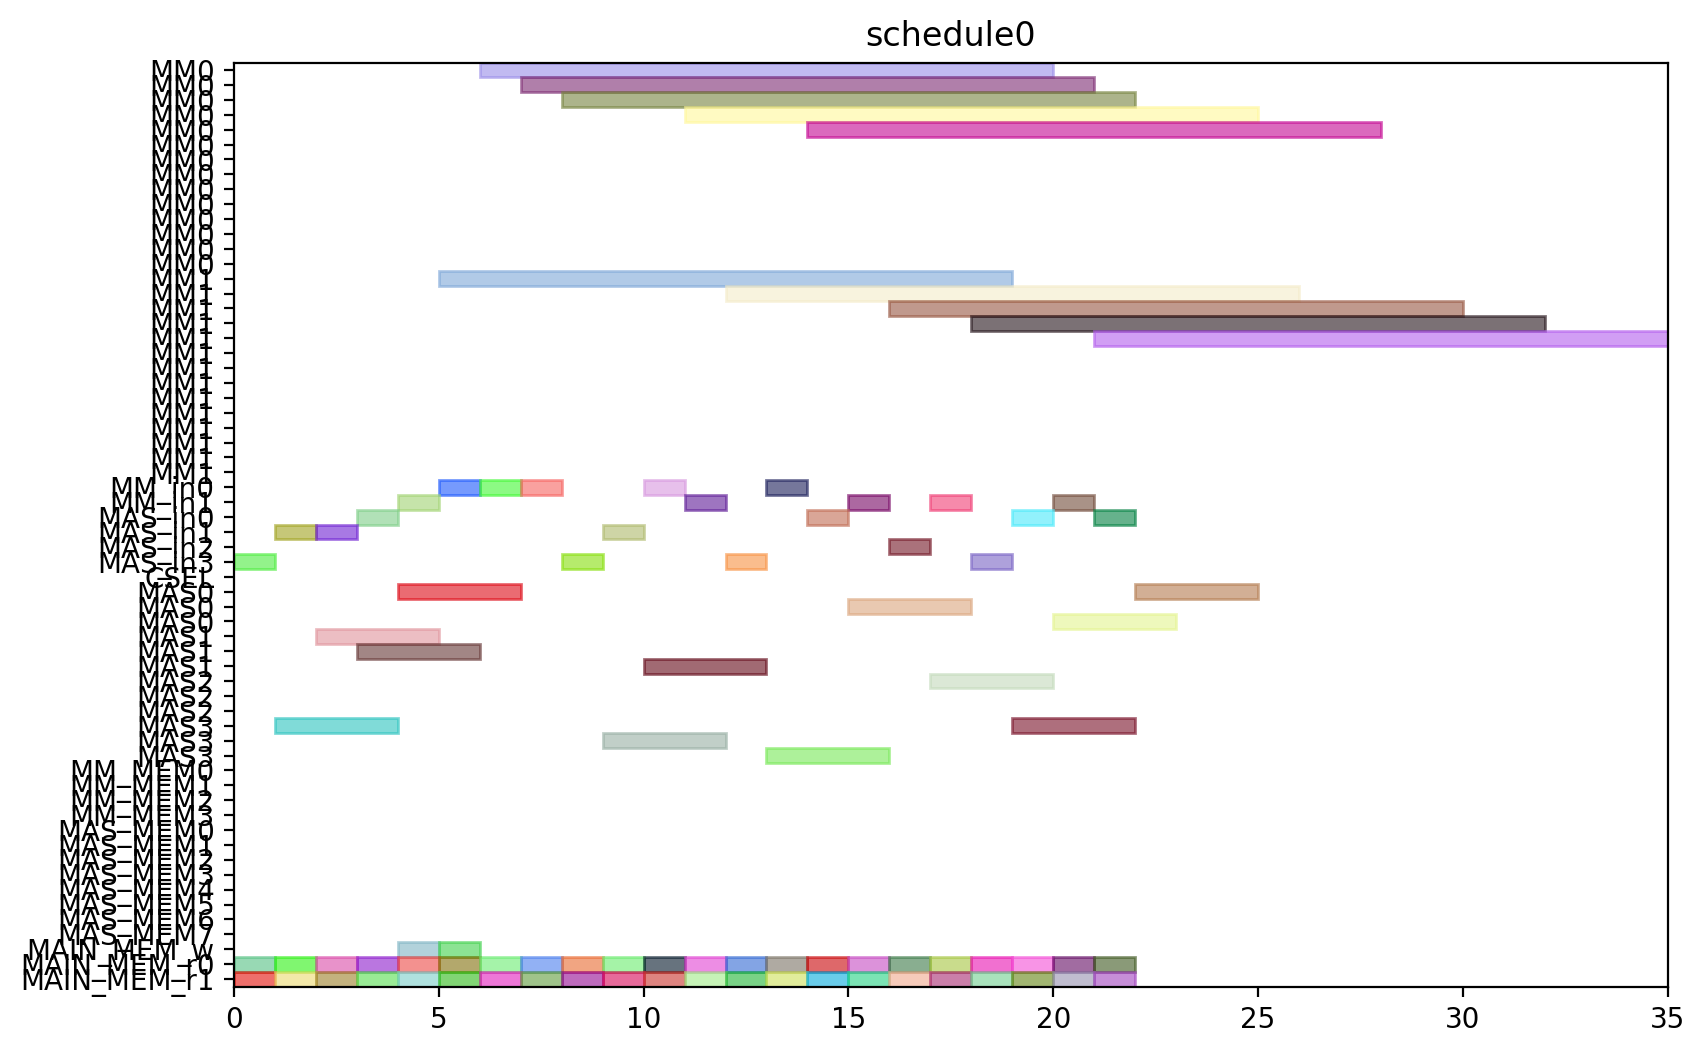

The script that drew this image:
from pyschedule import Scenario, solvers, plotters, alt


def solve():
	horizon = 120
	S = Scenario("schedule0", horizon=horizon)

	# resource
	MM = S.Resources('MM', num=2, size=14)
	MM_in = S.Resources('MM_in', num=2)
	MAS_in = S.Resources('MAS_in', num=4)
	CSEL = S.Resource('CSEL')
	MAS = S.Resources('MAS', num=4, size=3, periods=range(1, horizon))
	MM_MEM = S.Resources('MM_MEM', num=4)
	MAS_MEM = S.Resources('MAS_MEM', num=8)
	MAIN_MEM_w = S.Resource('MAIN_MEM_w', size=1)
	MAIN_MEM_r = S.Resources('MAIN_MEM_r', num=2)

	# result of previous scheduling

	# new tasks
	c10_t0 = S.Task('c10_t0', length=14, delay_cost=1)
	c10_t0 += alt(MM)
	c10_t0_in = S.Task('c10_t0_in', length=1, delay_cost=1)
	c10_t0_in += alt(MM_in)
	S += c10_t0_in*MM_in[0]<=c10_t0*MM[0]
	S += c10_t0_in*MM_in[1]<=c10_t0*MM[1]
	c10_t0_mem0 = S.Task('c10_t0_mem0', length=1, delay_cost=1)
	c10_t0_mem0 += MAIN_MEM_r[0]
	S += c10_t0_mem0 <= c10_t0

	c10_t0_mem1 = S.Task('c10_t0_mem1', length=1, delay_cost=1)
	c10_t0_mem1 += MAIN_MEM_r[1]
	S += c10_t0_mem1 <= c10_t0

	c10_t1 = S.Task('c10_t1', length=14, delay_cost=1)
	c10_t1 += alt(MM)
	c10_t1_in = S.Task('c10_t1_in', length=1, delay_cost=1)
	c10_t1_in += alt(MM_in)
	S += c10_t1_in*MM_in[0]<=c10_t1*MM[0]
	S += c10_t1_in*MM_in[1]<=c10_t1*MM[1]
	c10_t1_mem0 = S.Task('c10_t1_mem0', length=1, delay_cost=1)
	c10_t1_mem0 += MAIN_MEM_r[0]
	S += c10_t1_mem0 <= c10_t1

	c10_t1_mem1 = S.Task('c10_t1_mem1', length=1, delay_cost=1)
	c10_t1_mem1 += MAIN_MEM_r[1]
	S += c10_t1_mem1 <= c10_t1

	c10_t2 = S.Task('c10_t2', length=3, delay_cost=1)
	c10_t2 += alt(MAS)
	c10_t2_in = S.Task('c10_t2_in', length=1, delay_cost=1)
	c10_t2_in += alt(MAS_in)
	S += c10_t2_in*MAS_in[0]<=c10_t2*MAS[0]

	S += c10_t2_in*MAS_in[1]<=c10_t2*MAS[1]

	S += c10_t2_in*MAS_in[2]<=c10_t2*MAS[2]

	S += c10_t2_in*MAS_in[3]<=c10_t2*MAS[3]

	c10_t2_mem0 = S.Task('c10_t2_mem0', length=1, delay_cost=1)
	c10_t2_mem0 += MAIN_MEM_r[0]
	S += c10_t2_mem0 <= c10_t2

	c10_t2_mem1 = S.Task('c10_t2_mem1', length=1, delay_cost=1)
	c10_t2_mem1 += MAIN_MEM_r[1]
	S += c10_t2_mem1 <= c10_t2

	c10_t3 = S.Task('c10_t3', length=3, delay_cost=1)
	c10_t3 += alt(MAS)
	c10_t3_in = S.Task('c10_t3_in', length=1, delay_cost=1)
	c10_t3_in += alt(MAS_in)
	S += c10_t3_in*MAS_in[0]<=c10_t3*MAS[0]

	S += c10_t3_in*MAS_in[1]<=c10_t3*MAS[1]

	S += c10_t3_in*MAS_in[2]<=c10_t3*MAS[2]

	S += c10_t3_in*MAS_in[3]<=c10_t3*MAS[3]

	c10_t3_mem0 = S.Task('c10_t3_mem0', length=1, delay_cost=1)
	c10_t3_mem0 += MAIN_MEM_r[0]
	S += c10_t3_mem0 <= c10_t3

	c10_t3_mem1 = S.Task('c10_t3_mem1', length=1, delay_cost=1)
	c10_t3_mem1 += MAIN_MEM_r[1]
	S += c10_t3_mem1 <= c10_t3

	c20_t0 = S.Task('c20_t0', length=14, delay_cost=1)
	c20_t0 += alt(MM)
	c20_t0_in = S.Task('c20_t0_in', length=1, delay_cost=1)
	c20_t0_in += alt(MM_in)
	S += c20_t0_in*MM_in[0]<=c20_t0*MM[0]
	S += c20_t0_in*MM_in[1]<=c20_t0*MM[1]
	c20_t0_mem0 = S.Task('c20_t0_mem0', length=1, delay_cost=1)
	c20_t0_mem0 += MAIN_MEM_r[0]
	S += c20_t0_mem0 <= c20_t0

	c20_t0_mem1 = S.Task('c20_t0_mem1', length=1, delay_cost=1)
	c20_t0_mem1 += MAIN_MEM_r[1]
	S += c20_t0_mem1 <= c20_t0

	c20_t1 = S.Task('c20_t1', length=14, delay_cost=1)
	c20_t1 += alt(MM)
	c20_t1_in = S.Task('c20_t1_in', length=1, delay_cost=1)
	c20_t1_in += alt(MM_in)
	S += c20_t1_in*MM_in[0]<=c20_t1*MM[0]
	S += c20_t1_in*MM_in[1]<=c20_t1*MM[1]
	c20_t1_mem0 = S.Task('c20_t1_mem0', length=1, delay_cost=1)
	c20_t1_mem0 += MAIN_MEM_r[0]
	S += c20_t1_mem0 <= c20_t1

	c20_t1_mem1 = S.Task('c20_t1_mem1', length=1, delay_cost=1)
	c20_t1_mem1 += MAIN_MEM_r[1]
	S += c20_t1_mem1 <= c20_t1

	c20_t2 = S.Task('c20_t2', length=3, delay_cost=1)
	c20_t2 += alt(MAS)
	c20_t2_in = S.Task('c20_t2_in', length=1, delay_cost=1)
	c20_t2_in += alt(MAS_in)
	S += c20_t2_in*MAS_in[0]<=c20_t2*MAS[0]

	S += c20_t2_in*MAS_in[1]<=c20_t2*MAS[1]

	S += c20_t2_in*MAS_in[2]<=c20_t2*MAS[2]

	S += c20_t2_in*MAS_in[3]<=c20_t2*MAS[3]

	c20_t2_mem0 = S.Task('c20_t2_mem0', length=1, delay_cost=1)
	c20_t2_mem0 += MAIN_MEM_r[0]
	S += c20_t2_mem0 <= c20_t2

	c20_t2_mem1 = S.Task('c20_t2_mem1', length=1, delay_cost=1)
	c20_t2_mem1 += MAIN_MEM_r[1]
	S += c20_t2_mem1 <= c20_t2

	c20_t3 = S.Task('c20_t3', length=3, delay_cost=1)
	c20_t3 += alt(MAS)
	c20_t3_in = S.Task('c20_t3_in', length=1, delay_cost=1)
	c20_t3_in += alt(MAS_in)
	S += c20_t3_in*MAS_in[0]<=c20_t3*MAS[0]

	S += c20_t3_in*MAS_in[1]<=c20_t3*MAS[1]

	S += c20_t3_in*MAS_in[2]<=c20_t3*MAS[2]

	S += c20_t3_in*MAS_in[3]<=c20_t3*MAS[3]

	c20_t3_mem0 = S.Task('c20_t3_mem0', length=1, delay_cost=1)
	c20_t3_mem0 += MAIN_MEM_r[0]
	S += c20_t3_mem0 <= c20_t3

	c20_t3_mem1 = S.Task('c20_t3_mem1', length=1, delay_cost=1)
	c20_t3_mem1 += MAIN_MEM_r[1]
	S += c20_t3_mem1 <= c20_t3

	c01_t0 = S.Task('c01_t0', length=14, delay_cost=1)
	c01_t0 += alt(MM)
	c01_t0_in = S.Task('c01_t0_in', length=1, delay_cost=1)
	c01_t0_in += alt(MM_in)
	S += c01_t0_in*MM_in[0]<=c01_t0*MM[0]
	S += c01_t0_in*MM_in[1]<=c01_t0*MM[1]
	c01_t0_mem0 = S.Task('c01_t0_mem0', length=1, delay_cost=1)
	c01_t0_mem0 += MAIN_MEM_r[0]
	S += c01_t0_mem0 <= c01_t0

	c01_t0_mem1 = S.Task('c01_t0_mem1', length=1, delay_cost=1)
	c01_t0_mem1 += MAIN_MEM_r[1]
	S += c01_t0_mem1 <= c01_t0

	c01_t1 = S.Task('c01_t1', length=14, delay_cost=1)
	c01_t1 += alt(MM)
	c01_t1_in = S.Task('c01_t1_in', length=1, delay_cost=1)
	c01_t1_in += alt(MM_in)
	S += c01_t1_in*MM_in[0]<=c01_t1*MM[0]
	S += c01_t1_in*MM_in[1]<=c01_t1*MM[1]
	c01_t1_mem0 = S.Task('c01_t1_mem0', length=1, delay_cost=1)
	c01_t1_mem0 += MAIN_MEM_r[0]
	S += c01_t1_mem0 <= c01_t1

	c01_t1_mem1 = S.Task('c01_t1_mem1', length=1, delay_cost=1)
	c01_t1_mem1 += MAIN_MEM_r[1]
	S += c01_t1_mem1 <= c01_t1

	c01_t2 = S.Task('c01_t2', length=3, delay_cost=1)
	c01_t2 += alt(MAS)
	c01_t2_in = S.Task('c01_t2_in', length=1, delay_cost=1)
	c01_t2_in += alt(MAS_in)
	S += c01_t2_in*MAS_in[0]<=c01_t2*MAS[0]

	S += c01_t2_in*MAS_in[1]<=c01_t2*MAS[1]

	S += c01_t2_in*MAS_in[2]<=c01_t2*MAS[2]

	S += c01_t2_in*MAS_in[3]<=c01_t2*MAS[3]

	c01_t2_mem0 = S.Task('c01_t2_mem0', length=1, delay_cost=1)
	c01_t2_mem0 += MAIN_MEM_r[0]
	S += c01_t2_mem0 <= c01_t2

	c01_t2_mem1 = S.Task('c01_t2_mem1', length=1, delay_cost=1)
	c01_t2_mem1 += MAIN_MEM_r[1]
	S += c01_t2_mem1 <= c01_t2

	c01_t3 = S.Task('c01_t3', length=3, delay_cost=1)
	c01_t3 += alt(MAS)
	c01_t3_in = S.Task('c01_t3_in', length=1, delay_cost=1)
	c01_t3_in += alt(MAS_in)
	S += c01_t3_in*MAS_in[0]<=c01_t3*MAS[0]

	S += c01_t3_in*MAS_in[1]<=c01_t3*MAS[1]

	S += c01_t3_in*MAS_in[2]<=c01_t3*MAS[2]

	S += c01_t3_in*MAS_in[3]<=c01_t3*MAS[3]

	c01_t3_mem0 = S.Task('c01_t3_mem0', length=1, delay_cost=1)
	c01_t3_mem0 += MAIN_MEM_r[0]
	S += c01_t3_mem0 <= c01_t3

	c01_t3_mem1 = S.Task('c01_t3_mem1', length=1, delay_cost=1)
	c01_t3_mem1 += MAIN_MEM_r[1]
	S += c01_t3_mem1 <= c01_t3

	c11_t0 = S.Task('c11_t0', length=14, delay_cost=1)
	c11_t0 += alt(MM)
	c11_t0_in = S.Task('c11_t0_in', length=1, delay_cost=1)
	c11_t0_in += alt(MM_in)
	S += c11_t0_in*MM_in[0]<=c11_t0*MM[0]
	S += c11_t0_in*MM_in[1]<=c11_t0*MM[1]
	c11_t0_mem0 = S.Task('c11_t0_mem0', length=1, delay_cost=1)
	c11_t0_mem0 += MAIN_MEM_r[0]
	S += c11_t0_mem0 <= c11_t0

	c11_t0_mem1 = S.Task('c11_t0_mem1', length=1, delay_cost=1)
	c11_t0_mem1 += MAIN_MEM_r[1]
	S += c11_t0_mem1 <= c11_t0

	c11_t1 = S.Task('c11_t1', length=14, delay_cost=1)
	c11_t1 += alt(MM)
	c11_t1_in = S.Task('c11_t1_in', length=1, delay_cost=1)
	c11_t1_in += alt(MM_in)
	S += c11_t1_in*MM_in[0]<=c11_t1*MM[0]
	S += c11_t1_in*MM_in[1]<=c11_t1*MM[1]
	c11_t1_mem0 = S.Task('c11_t1_mem0', length=1, delay_cost=1)
	c11_t1_mem0 += MAIN_MEM_r[0]
	S += c11_t1_mem0 <= c11_t1

	c11_t1_mem1 = S.Task('c11_t1_mem1', length=1, delay_cost=1)
	c11_t1_mem1 += MAIN_MEM_r[1]
	S += c11_t1_mem1 <= c11_t1

	c11_t2 = S.Task('c11_t2', length=3, delay_cost=1)
	c11_t2 += alt(MAS)
	c11_t2_in = S.Task('c11_t2_in', length=1, delay_cost=1)
	c11_t2_in += alt(MAS_in)
	S += c11_t2_in*MAS_in[0]<=c11_t2*MAS[0]

	S += c11_t2_in*MAS_in[1]<=c11_t2*MAS[1]

	S += c11_t2_in*MAS_in[2]<=c11_t2*MAS[2]

	S += c11_t2_in*MAS_in[3]<=c11_t2*MAS[3]

	c11_t2_mem0 = S.Task('c11_t2_mem0', length=1, delay_cost=1)
	c11_t2_mem0 += MAIN_MEM_r[0]
	S += c11_t2_mem0 <= c11_t2

	c11_t2_mem1 = S.Task('c11_t2_mem1', length=1, delay_cost=1)
	c11_t2_mem1 += MAIN_MEM_r[1]
	S += c11_t2_mem1 <= c11_t2

	c11_t3 = S.Task('c11_t3', length=3, delay_cost=1)
	c11_t3 += alt(MAS)
	c11_t3_in = S.Task('c11_t3_in', length=1, delay_cost=1)
	c11_t3_in += alt(MAS_in)
	S += c11_t3_in*MAS_in[0]<=c11_t3*MAS[0]

	S += c11_t3_in*MAS_in[1]<=c11_t3*MAS[1]

	S += c11_t3_in*MAS_in[2]<=c11_t3*MAS[2]

	S += c11_t3_in*MAS_in[3]<=c11_t3*MAS[3]

	c11_t3_mem0 = S.Task('c11_t3_mem0', length=1, delay_cost=1)
	c11_t3_mem0 += MAIN_MEM_r[0]
	S += c11_t3_mem0 <= c11_t3

	c11_t3_mem1 = S.Task('c11_t3_mem1', length=1, delay_cost=1)
	c11_t3_mem1 += MAIN_MEM_r[1]
	S += c11_t3_mem1 <= c11_t3

	c21_t0 = S.Task('c21_t0', length=14, delay_cost=1)
	c21_t0 += alt(MM)
	c21_t0_in = S.Task('c21_t0_in', length=1, delay_cost=1)
	c21_t0_in += alt(MM_in)
	S += c21_t0_in*MM_in[0]<=c21_t0*MM[0]
	S += c21_t0_in*MM_in[1]<=c21_t0*MM[1]
	c21_t0_mem0 = S.Task('c21_t0_mem0', length=1, delay_cost=1)
	c21_t0_mem0 += MAIN_MEM_r[0]
	S += c21_t0_mem0 <= c21_t0

	c21_t0_mem1 = S.Task('c21_t0_mem1', length=1, delay_cost=1)
	c21_t0_mem1 += MAIN_MEM_r[1]
	S += c21_t0_mem1 <= c21_t0

	c21_t1 = S.Task('c21_t1', length=14, delay_cost=1)
	c21_t1 += alt(MM)
	c21_t1_in = S.Task('c21_t1_in', length=1, delay_cost=1)
	c21_t1_in += alt(MM_in)
	S += c21_t1_in*MM_in[0]<=c21_t1*MM[0]
	S += c21_t1_in*MM_in[1]<=c21_t1*MM[1]
	c21_t1_mem0 = S.Task('c21_t1_mem0', length=1, delay_cost=1)
	c21_t1_mem0 += MAIN_MEM_r[0]
	S += c21_t1_mem0 <= c21_t1

	c21_t1_mem1 = S.Task('c21_t1_mem1', length=1, delay_cost=1)
	c21_t1_mem1 += MAIN_MEM_r[1]
	S += c21_t1_mem1 <= c21_t1

	c21_t2 = S.Task('c21_t2', length=3, delay_cost=1)
	c21_t2 += alt(MAS)
	c21_t2_in = S.Task('c21_t2_in', length=1, delay_cost=1)
	c21_t2_in += alt(MAS_in)
	S += c21_t2_in*MAS_in[0]<=c21_t2*MAS[0]

	S += c21_t2_in*MAS_in[1]<=c21_t2*MAS[1]

	S += c21_t2_in*MAS_in[2]<=c21_t2*MAS[2]

	S += c21_t2_in*MAS_in[3]<=c21_t2*MAS[3]

	c21_t2_mem0 = S.Task('c21_t2_mem0', length=1, delay_cost=1)
	c21_t2_mem0 += MAIN_MEM_r[0]
	S += c21_t2_mem0 <= c21_t2

	c21_t2_mem1 = S.Task('c21_t2_mem1', length=1, delay_cost=1)
	c21_t2_mem1 += MAIN_MEM_r[1]
	S += c21_t2_mem1 <= c21_t2

	c21_t3 = S.Task('c21_t3', length=3, delay_cost=1)
	c21_t3 += alt(MAS)
	c21_t3_in = S.Task('c21_t3_in', length=1, delay_cost=1)
	c21_t3_in += alt(MAS_in)
	S += c21_t3_in*MAS_in[0]<=c21_t3*MAS[0]

	S += c21_t3_in*MAS_in[1]<=c21_t3*MAS[1]

	S += c21_t3_in*MAS_in[2]<=c21_t3*MAS[2]

	S += c21_t3_in*MAS_in[3]<=c21_t3*MAS[3]

	c21_t3_mem0 = S.Task('c21_t3_mem0', length=1, delay_cost=1)
	c21_t3_mem0 += MAIN_MEM_r[0]
	S += c21_t3_mem0 <= c21_t3

	c21_t3_mem1 = S.Task('c21_t3_mem1', length=1, delay_cost=1)
	c21_t3_mem1 += MAIN_MEM_r[1]
	S += c21_t3_mem1 <= c21_t3

	c000 = S.Task('c000', length=3, delay_cost=1)
	c000 += alt(MAS)
	c000_in = S.Task('c000_in', length=1, delay_cost=1)
	c000_in += alt(MAS_in)
	S += c000_in*MAS_in[0]<=c000*MAS[0]

	S += c000_in*MAS_in[1]<=c000*MAS[1]

	S += c000_in*MAS_in[2]<=c000*MAS[2]

	S += c000_in*MAS_in[3]<=c000*MAS[3]

	S += 0<c000

	c000_w = S.Task('c000_w', length=1, delay_cost=1)
	c000_w += alt(MAIN_MEM_w)
	S += c000 <= c000_w

	c000_mem0 = S.Task('c000_mem0', length=1, delay_cost=1)
	c000_mem0 += MAIN_MEM_r[0]
	S += c000_mem0 <= c000

	c000_mem1 = S.Task('c000_mem1', length=1, delay_cost=1)
	c000_mem1 += MAIN_MEM_r[1]
	S += c000_mem1 <= c000

	c001 = S.Task('c001', length=3, delay_cost=1)
	c001 += alt(MAS)
	c001_in = S.Task('c001_in', length=1, delay_cost=1)
	c001_in += alt(MAS_in)
	S += c001_in*MAS_in[0]<=c001*MAS[0]

	S += c001_in*MAS_in[1]<=c001*MAS[1]

	S += c001_in*MAS_in[2]<=c001*MAS[2]

	S += c001_in*MAS_in[3]<=c001*MAS[3]

	S += 0<c001

	c001_w = S.Task('c001_w', length=1, delay_cost=1)
	c001_w += alt(MAIN_MEM_w)
	S += c001 <= c001_w

	c001_mem0 = S.Task('c001_mem0', length=1, delay_cost=1)
	c001_mem0 += MAIN_MEM_r[0]
	S += c001_mem0 <= c001

	c001_mem1 = S.Task('c001_mem1', length=1, delay_cost=1)
	c001_mem1 += MAIN_MEM_r[1]
	S += c001_mem1 <= c001

	solvers.mip.solve(S,msg=1,kind='CPLEX',ratio_gap=1.01)

	solution = [['hoge']*len(S.solution()[1]) for i in range(len(S.solution()))]
	for i in range(len(S.solution())):
		for j in range(len(S.solution()[i])):
			solution[i][j]=str(S.solution()[i][j])
	print(solution)

	cycles = int(solution[-1][3])

	pic_file_name = "/mnt/rose/usr1/fukuda/ABE/multiRAM_multiMAS_16mux/scheduling_result/stage14MM2_stage3MAS4/FROB/schedule0.png"
	if(S.solution() != []):
		plotters.matplotlib.plot(S,img_filename=pic_file_name, show_task_labels=False, fig_size=(cycles*0.25+3, 6))

	return solution
